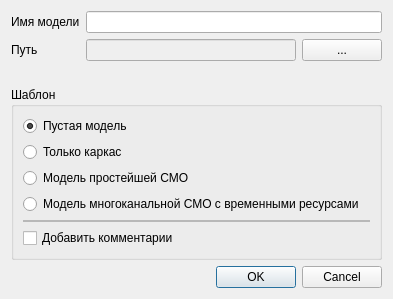
<?xml version="1.0" encoding="UTF-8"?>
<ui version="4.0">
 <class>NewModelDialog</class>
 <widget class="QDialog" name="NewModelDialog">
  <property name="geometry">
   <rect>
    <x>0</x>
    <y>0</y>
    <width>393</width>
    <height>283</height>
   </rect>
  </property>
  <property name="windowTitle">
   <string>Создание модели</string>
  </property>
  <layout class="QGridLayout" name="gridLayout_3">
   <item row="0" column="0">
    <layout class="QGridLayout" name="gridLayout">
     <item row="0" column="0">
      <widget class="QLabel" name="labelName">
       <property name="sizePolicy">
        <sizepolicy hsizetype="Maximum" vsizetype="Preferred">
         <horstretch>0</horstretch>
         <verstretch>0</verstretch>
        </sizepolicy>
       </property>
       <property name="text">
        <string>Имя модели</string>
       </property>
      </widget>
     </item>
     <item row="0" column="1" colspan="2">
      <widget class="QLineEdit" name="modelName"/>
     </item>
     <item row="1" column="0">
      <widget class="QLabel" name="labelPath">
       <property name="sizePolicy">
        <sizepolicy hsizetype="Maximum" vsizetype="Preferred">
         <horstretch>0</horstretch>
         <verstretch>0</verstretch>
        </sizepolicy>
       </property>
       <property name="text">
        <string>Путь</string>
       </property>
      </widget>
     </item>
     <item row="1" column="1">
      <widget class="QLineEdit" name="modelPath">
       <property name="enabled">
        <bool>false</bool>
       </property>
      </widget>
     </item>
     <item row="1" column="2">
      <widget class="QPushButton" name="modelPathButton">
       <property name="sizePolicy">
        <sizepolicy hsizetype="Minimum" vsizetype="Fixed">
         <horstretch>0</horstretch>
         <verstretch>0</verstretch>
        </sizepolicy>
       </property>
       <property name="text">
        <string>...</string>
       </property>
      </widget>
     </item>
    </layout>
   </item>
   <item row="1" column="0">
    <widget class="QLabel" name="labelError">
     <property name="text">
      <string/>
     </property>
    </widget>
   </item>
   <item row="2" column="0">
    <widget class="QGroupBox" name="groupBox">
     <property name="title">
      <string>Шаблон</string>
     </property>
     <layout class="QGridLayout" name="gridLayout_2">
      <item row="0" column="0">
       <widget class="QRadioButton" name="template1">
        <property name="text">
         <string>Пустая модель</string>
        </property>
        <property name="checked">
         <bool>true</bool>
        </property>
       </widget>
      </item>
      <item row="1" column="0">
       <widget class="QRadioButton" name="template2">
        <property name="text">
         <string>Только каркас</string>
        </property>
       </widget>
      </item>
      <item row="2" column="0">
       <widget class="QRadioButton" name="template3">
        <property name="text">
         <string>Модель простейшей СМО</string>
        </property>
       </widget>
      </item>
      <item row="3" column="0">
       <widget class="QRadioButton" name="template4">
        <property name="text">
         <string>Модель многоканальной СМО с временными ресурсами</string>
        </property>
       </widget>
      </item>
      <item row="4" column="0">
       <widget class="QFrame" name="frame">
        <property name="minimumSize">
         <size>
          <width>0</width>
          <height>2</height>
         </size>
        </property>
        <property name="maximumSize">
         <size>
          <width>16777215</width>
          <height>2</height>
         </size>
        </property>
        <property name="frameShape">
         <enum>QFrame::StyledPanel</enum>
        </property>
        <property name="frameShadow">
         <enum>QFrame::Plain</enum>
        </property>
       </widget>
      </item>
      <item row="5" column="0">
       <widget class="QCheckBox" name="comments">
        <property name="text">
         <string>Добавить комментарии</string>
        </property>
       </widget>
      </item>
     </layout>
    </widget>
   </item>
   <item row="3" column="0">
    <layout class="QHBoxLayout" name="horizontalLayout">
     <item>
      <spacer name="horizontalSpacer_3">
       <property name="orientation">
        <enum>Qt::Horizontal</enum>
       </property>
       <property name="sizeHint" stdset="0">
        <size>
         <width>40</width>
         <height>20</height>
        </size>
       </property>
      </spacer>
     </item>
     <item>
      <widget class="QPushButton" name="buttonOk">
       <property name="text">
        <string>OK</string>
       </property>
       <property name="default">
        <bool>true</bool>
       </property>
      </widget>
     </item>
     <item>
      <widget class="QPushButton" name="buttonCancel">
       <property name="text">
        <string>Cancel</string>
       </property>
      </widget>
     </item>
    </layout>
   </item>
  </layout>
 </widget>
 <resources>
  <include location="../rdo_studio.qrc"/>
 </resources>
 <connections>
  <connection>
   <sender>buttonOk</sender>
   <signal>clicked(bool)</signal>
   <receiver>NewModelDialog</receiver>
   <slot>accept()</slot>
   <hints>
    <hint type="sourcelabel">
     <x>264</x>
     <y>261</y>
    </hint>
    <hint type="destinationlabel">
     <x>196</x>
     <y>141</y>
    </hint>
   </hints>
  </connection>
  <connection>
   <sender>buttonCancel</sender>
   <signal>clicked(bool)</signal>
   <receiver>NewModelDialog</receiver>
   <slot>reject()</slot>
   <hints>
    <hint type="sourcelabel">
     <x>345</x>
     <y>261</y>
    </hint>
    <hint type="destinationlabel">
     <x>196</x>
     <y>141</y>
    </hint>
   </hints>
  </connection>
 </connections>
</ui>
